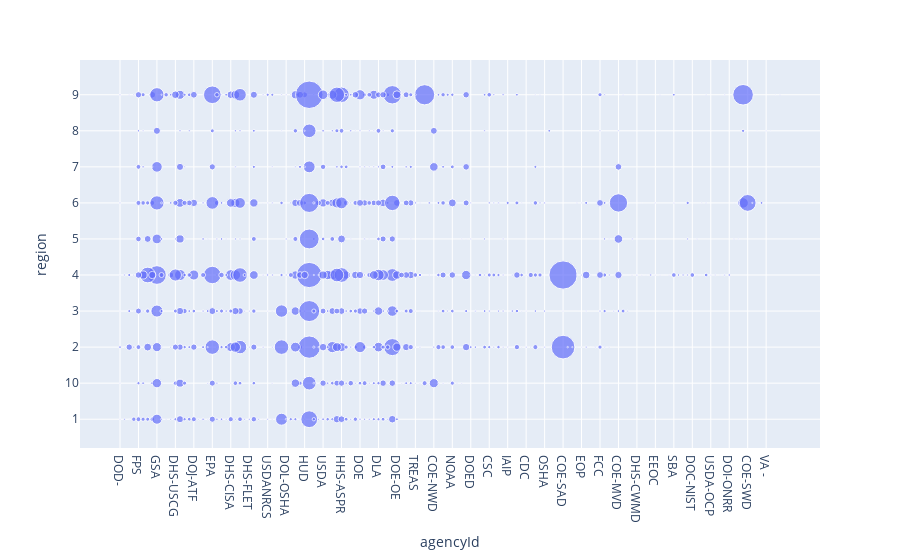

The notebook cell saved with this chart:
### Code cell
fig = px.scatter(df.groupby(
        ['agencyId', 'region']).size(       
    ).reset_index(
        name='count').sort_values(by='region'),
                 x = 'agencyId',
                 y = 'region',
                 size = 'count')
fig.show()

### Figure 1 — Plotly figure (JSON) as saved in the notebook; plotly's stock layout.template omitted (floating-point values rounded to 4 significant figures; data arrays with more than 128 entries replaced by an {"elided": "..."} marker saying what was removed)
{"data": [{"hovertemplate": "agencyId=%{x}<br>region=%{y}<br>count=%{marker.size}<extra></extra>", "legendgroup": "", "marker": {"color": "#636efa", "size": {"elided": "687 int values"}, "sizemode": "area", "sizeref": 2.635, "symbol": "circle"}, "mode": "markers", "name": "", "orientation": "v", "showlegend": false, "type": "scatter", "x": {"elided": "687 str values"}, "xaxis": "x", "y": {"elided": "687 str values"}, "yaxis": "y"}], "layout": {"legend": {"itemsizing": "constant", "tracegroupgap": 0}, "margin": {"t": 60}, "xaxis": {"anchor": "y", "domain": [0, 1], "title": {"text": "agencyId"}}, "yaxis": {"anchor": "x", "domain": [0, 1], "title": {"text": "region"}}}}
